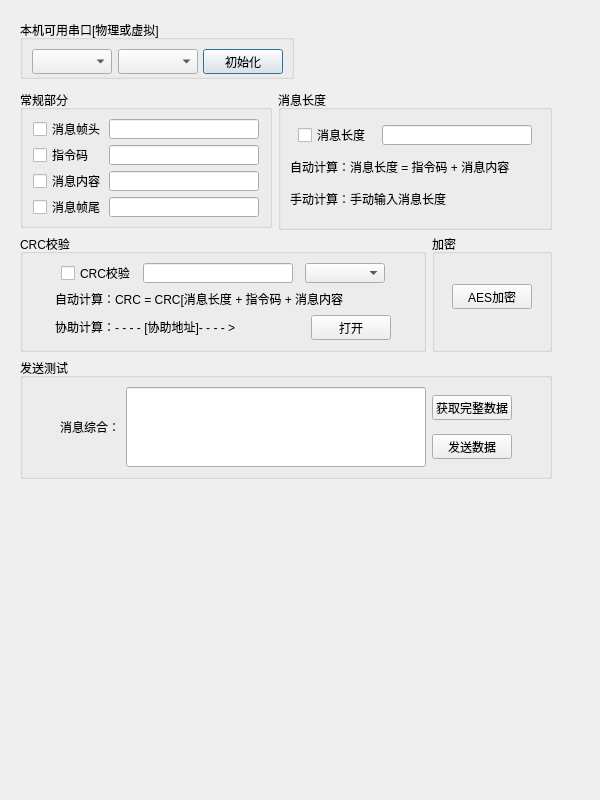
<?xml version="1.0" encoding="UTF-8"?>
<ui version="4.0">
 <class>SerialPortDlg</class>
 <widget class="QDialog" name="SerialPortDlg">
  <property name="geometry">
   <rect>
    <x>0</x>
    <y>0</y>
    <width>600</width>
    <height>800</height>
   </rect>
  </property>
  <property name="minimumSize">
   <size>
    <width>600</width>
    <height>800</height>
   </size>
  </property>
  <property name="maximumSize">
   <size>
    <width>600</width>
    <height>800</height>
   </size>
  </property>
  <property name="windowTitle">
   <string>Dialog</string>
  </property>
  <widget class="QGroupBox" name="groupBox">
   <property name="geometry">
    <rect>
     <x>20</x>
     <y>20</y>
     <width>274</width>
     <height>59</height>
    </rect>
   </property>
   <property name="title">
    <string>本机可用串口[物理或虚拟]</string>
   </property>
   <layout class="QGridLayout" name="gridLayout_2">
    <item row="0" column="0">
     <layout class="QGridLayout" name="gridLayout">
      <item row="0" column="0">
       <widget class="QComboBox" name="comboBox_1">
        <property name="minimumSize">
         <size>
          <width>80</width>
          <height>25</height>
         </size>
        </property>
        <property name="maximumSize">
         <size>
          <width>80</width>
          <height>25</height>
         </size>
        </property>
       </widget>
      </item>
      <item row="0" column="1">
       <widget class="QComboBox" name="comboBox_2">
        <property name="minimumSize">
         <size>
          <width>80</width>
          <height>25</height>
         </size>
        </property>
        <property name="maximumSize">
         <size>
          <width>80</width>
          <height>25</height>
         </size>
        </property>
       </widget>
      </item>
      <item row="0" column="2">
       <widget class="QPushButton" name="cominitButton">
        <property name="minimumSize">
         <size>
          <width>80</width>
          <height>25</height>
         </size>
        </property>
        <property name="maximumSize">
         <size>
          <width>80</width>
          <height>25</height>
         </size>
        </property>
        <property name="text">
         <string>初始化</string>
        </property>
       </widget>
      </item>
     </layout>
    </item>
   </layout>
  </widget>
  <widget class="QWidget" name="">
   <property name="geometry">
    <rect>
     <x>20</x>
     <y>90</y>
     <width>532</width>
     <height>389</height>
    </rect>
   </property>
   <layout class="QGridLayout" name="gridLayout_21">
    <item row="0" column="0">
     <layout class="QGridLayout" name="gridLayout_18">
      <item row="0" column="0">
       <layout class="QGridLayout" name="gridLayout_14">
        <item row="0" column="0">
         <widget class="QGroupBox" name="groupBox_3">
          <property name="title">
           <string>常规部分</string>
          </property>
          <layout class="QGridLayout" name="gridLayout_10">
           <item row="0" column="0">
            <layout class="QGridLayout" name="gridLayout_7">
             <item row="0" column="0">
              <layout class="QGridLayout" name="gridLayout_3">
               <item row="0" column="0">
                <widget class="QCheckBox" name="frame">
                 <property name="minimumSize">
                  <size>
                   <width>70</width>
                   <height>20</height>
                  </size>
                 </property>
                 <property name="maximumSize">
                  <size>
                   <width>70</width>
                   <height>20</height>
                  </size>
                 </property>
                 <property name="text">
                  <string>消息帧头</string>
                 </property>
                </widget>
               </item>
               <item row="0" column="1">
                <widget class="QLineEdit" name="frame_text">
                 <property name="minimumSize">
                  <size>
                   <width>150</width>
                   <height>20</height>
                  </size>
                 </property>
                 <property name="maximumSize">
                  <size>
                   <width>150</width>
                   <height>20</height>
                  </size>
                 </property>
                 <property name="font">
                  <font>
                   <family>微软雅黑</family>
                   <pointsize>10</pointsize>
                  </font>
                 </property>
                </widget>
               </item>
              </layout>
             </item>
             <item row="1" column="0">
              <layout class="QGridLayout" name="gridLayout_5">
               <item row="0" column="0">
                <widget class="QCheckBox" name="order">
                 <property name="minimumSize">
                  <size>
                   <width>70</width>
                   <height>20</height>
                  </size>
                 </property>
                 <property name="maximumSize">
                  <size>
                   <width>70</width>
                   <height>20</height>
                  </size>
                 </property>
                 <property name="text">
                  <string>指令码</string>
                 </property>
                </widget>
               </item>
               <item row="0" column="1">
                <widget class="QLineEdit" name="order_text">
                 <property name="minimumSize">
                  <size>
                   <width>150</width>
                   <height>20</height>
                  </size>
                 </property>
                 <property name="maximumSize">
                  <size>
                   <width>150</width>
                   <height>20</height>
                  </size>
                 </property>
                 <property name="font">
                  <font>
                   <family>微软雅黑</family>
                   <pointsize>10</pointsize>
                  </font>
                 </property>
                </widget>
               </item>
              </layout>
             </item>
             <item row="2" column="0">
              <layout class="QGridLayout" name="gridLayout_4">
               <item row="0" column="0">
                <widget class="QCheckBox" name="content">
                 <property name="minimumSize">
                  <size>
                   <width>70</width>
                   <height>20</height>
                  </size>
                 </property>
                 <property name="maximumSize">
                  <size>
                   <width>70</width>
                   <height>20</height>
                  </size>
                 </property>
                 <property name="text">
                  <string>消息内容</string>
                 </property>
                </widget>
               </item>
               <item row="0" column="1">
                <widget class="QLineEdit" name="content_text">
                 <property name="minimumSize">
                  <size>
                   <width>150</width>
                   <height>20</height>
                  </size>
                 </property>
                 <property name="maximumSize">
                  <size>
                   <width>150</width>
                   <height>20</height>
                  </size>
                 </property>
                 <property name="font">
                  <font>
                   <family>微软雅黑</family>
                   <pointsize>10</pointsize>
                  </font>
                 </property>
                </widget>
               </item>
              </layout>
             </item>
             <item row="3" column="0">
              <layout class="QGridLayout" name="gridLayout_11">
               <item row="0" column="0">
                <widget class="QCheckBox" name="end">
                 <property name="minimumSize">
                  <size>
                   <width>70</width>
                   <height>20</height>
                  </size>
                 </property>
                 <property name="maximumSize">
                  <size>
                   <width>70</width>
                   <height>20</height>
                  </size>
                 </property>
                 <property name="text">
                  <string>消息帧尾</string>
                 </property>
                </widget>
               </item>
               <item row="0" column="1">
                <widget class="QLineEdit" name="end_text">
                 <property name="minimumSize">
                  <size>
                   <width>150</width>
                   <height>20</height>
                  </size>
                 </property>
                 <property name="maximumSize">
                  <size>
                   <width>150</width>
                   <height>20</height>
                  </size>
                 </property>
                 <property name="font">
                  <font>
                   <family>微软雅黑</family>
                   <pointsize>10</pointsize>
                  </font>
                 </property>
                </widget>
               </item>
              </layout>
             </item>
            </layout>
           </item>
          </layout>
         </widget>
        </item>
        <item row="0" column="1">
         <widget class="QGroupBox" name="groupBox_4">
          <property name="minimumSize">
           <size>
            <width>0</width>
            <height>140</height>
           </size>
          </property>
          <property name="title">
           <string>消息长度</string>
          </property>
          <layout class="QGridLayout" name="gridLayout_13">
           <item row="0" column="0">
            <layout class="QGridLayout" name="gridLayout_6">
             <item row="0" column="0">
              <widget class="QCheckBox" name="cmdLengh">
               <property name="minimumSize">
                <size>
                 <width>70</width>
                 <height>20</height>
                </size>
               </property>
               <property name="maximumSize">
                <size>
                 <width>70</width>
                 <height>20</height>
                </size>
               </property>
               <property name="text">
                <string>消息长度</string>
               </property>
              </widget>
             </item>
             <item row="0" column="1">
              <widget class="QLineEdit" name="cmdLengh_text">
               <property name="minimumSize">
                <size>
                 <width>150</width>
                 <height>20</height>
                </size>
               </property>
               <property name="maximumSize">
                <size>
                 <width>150</width>
                 <height>20</height>
                </size>
               </property>
               <property name="font">
                <font>
                 <family>微软雅黑</family>
                 <pointsize>10</pointsize>
                </font>
               </property>
              </widget>
             </item>
            </layout>
           </item>
           <item row="1" column="0">
            <widget class="QLabel" name="label">
             <property name="minimumSize">
              <size>
               <width>250</width>
               <height>20</height>
              </size>
             </property>
             <property name="maximumSize">
              <size>
               <width>250</width>
               <height>20</height>
              </size>
             </property>
             <property name="text">
              <string>自动计算：消息长度 = 指令码 + 消息内容</string>
             </property>
            </widget>
           </item>
           <item row="2" column="0">
            <widget class="QLabel" name="label_2">
             <property name="minimumSize">
              <size>
               <width>250</width>
               <height>20</height>
              </size>
             </property>
             <property name="maximumSize">
              <size>
               <width>250</width>
               <height>20</height>
              </size>
             </property>
             <property name="text">
              <string>手动计算：手动输入消息长度</string>
             </property>
            </widget>
           </item>
          </layout>
         </widget>
        </item>
       </layout>
      </item>
      <item row="1" column="0">
       <layout class="QGridLayout" name="gridLayout_17">
        <item row="0" column="0">
         <widget class="QGroupBox" name="groupBox_5">
          <property name="title">
           <string>CRC校验</string>
          </property>
          <layout class="QGridLayout" name="gridLayout_16">
           <item row="0" column="0">
            <layout class="QGridLayout" name="gridLayout_15">
             <item row="0" column="0">
              <layout class="QGridLayout" name="gridLayout_8">
               <item row="0" column="0">
                <widget class="QCheckBox" name="CRC">
                 <property name="minimumSize">
                  <size>
                   <width>70</width>
                   <height>20</height>
                  </size>
                 </property>
                 <property name="maximumSize">
                  <size>
                   <width>70</width>
                   <height>20</height>
                  </size>
                 </property>
                 <property name="text">
                  <string>CRC校验</string>
                 </property>
                </widget>
               </item>
               <item row="0" column="1">
                <widget class="QLineEdit" name="CRC_text">
                 <property name="minimumSize">
                  <size>
                   <width>150</width>
                   <height>20</height>
                  </size>
                 </property>
                 <property name="maximumSize">
                  <size>
                   <width>150</width>
                   <height>20</height>
                  </size>
                 </property>
                 <property name="font">
                  <font>
                   <family>微软雅黑</family>
                   <pointsize>10</pointsize>
                  </font>
                 </property>
                </widget>
               </item>
               <item row="0" column="2">
                <widget class="QComboBox" name="CRC_com">
                 <property name="minimumSize">
                  <size>
                   <width>80</width>
                   <height>20</height>
                  </size>
                 </property>
                 <property name="maximumSize">
                  <size>
                   <width>80</width>
                   <height>20</height>
                  </size>
                 </property>
                </widget>
               </item>
              </layout>
             </item>
             <item row="1" column="0">
              <widget class="QLabel" name="label_3">
               <property name="minimumSize">
                <size>
                 <width>300</width>
                 <height>20</height>
                </size>
               </property>
               <property name="maximumSize">
                <size>
                 <width>300</width>
                 <height>20</height>
                </size>
               </property>
               <property name="text">
                <string>自动计算：CRC = CRC[消息长度 + 指令码 + 消息内容</string>
               </property>
              </widget>
             </item>
             <item row="2" column="0">
              <layout class="QGridLayout" name="gridLayout_9">
               <item row="0" column="0">
                <widget class="QLabel" name="label_4">
                 <property name="minimumSize">
                  <size>
                   <width>250</width>
                   <height>20</height>
                  </size>
                 </property>
                 <property name="maximumSize">
                  <size>
                   <width>250</width>
                   <height>20</height>
                  </size>
                 </property>
                 <property name="text">
                  <string>协助计算：- - - - [协助地址]- - - - &gt;</string>
                 </property>
                </widget>
               </item>
               <item row="0" column="1">
                <widget class="QPushButton" name="cominitButton_2">
                 <property name="minimumSize">
                  <size>
                   <width>80</width>
                   <height>25</height>
                  </size>
                 </property>
                 <property name="maximumSize">
                  <size>
                   <width>80</width>
                   <height>25</height>
                  </size>
                 </property>
                 <property name="text">
                  <string>打开</string>
                 </property>
                </widget>
               </item>
              </layout>
             </item>
            </layout>
           </item>
          </layout>
         </widget>
        </item>
        <item row="0" column="1">
         <widget class="QGroupBox" name="groupBox_6">
          <property name="minimumSize">
           <size>
            <width>120</width>
            <height>0</height>
           </size>
          </property>
          <property name="title">
           <string>加密</string>
          </property>
          <widget class="QPushButton" name="cominitButton_3">
           <property name="geometry">
            <rect>
             <x>20</x>
             <y>50</y>
             <width>80</width>
             <height>25</height>
            </rect>
           </property>
           <property name="minimumSize">
            <size>
             <width>80</width>
             <height>25</height>
            </size>
           </property>
           <property name="maximumSize">
            <size>
             <width>80</width>
             <height>25</height>
            </size>
           </property>
           <property name="text">
            <string>AES加密</string>
           </property>
          </widget>
         </widget>
        </item>
       </layout>
      </item>
     </layout>
    </item>
    <item row="1" column="0">
     <widget class="QGroupBox" name="groupBox_2">
      <property name="title">
       <string>发送测试</string>
      </property>
      <layout class="QGridLayout" name="gridLayout_20">
       <item row="0" column="0">
        <layout class="QGridLayout" name="gridLayout_19">
         <item row="0" column="0">
          <widget class="QLabel" name="label_5">
           <property name="minimumSize">
            <size>
             <width>60</width>
             <height>20</height>
            </size>
           </property>
           <property name="maximumSize">
            <size>
             <width>60</width>
             <height>20</height>
            </size>
           </property>
           <property name="text">
            <string>消息综合：</string>
           </property>
          </widget>
         </item>
         <item row="0" column="1">
          <widget class="QLineEdit" name="end_text_2">
           <property name="minimumSize">
            <size>
             <width>300</width>
             <height>80</height>
            </size>
           </property>
           <property name="maximumSize">
            <size>
             <width>150</width>
             <height>80</height>
            </size>
           </property>
           <property name="font">
            <font>
             <family>微软雅黑</family>
             <pointsize>10</pointsize>
            </font>
           </property>
          </widget>
         </item>
         <item row="0" column="2">
          <layout class="QGridLayout" name="gridLayout_12">
           <item row="0" column="0">
            <widget class="QPushButton" name="cominitButton_4">
             <property name="minimumSize">
              <size>
               <width>80</width>
               <height>25</height>
              </size>
             </property>
             <property name="maximumSize">
              <size>
               <width>80</width>
               <height>25</height>
              </size>
             </property>
             <property name="text">
              <string>获取完整数据</string>
             </property>
            </widget>
           </item>
           <item row="1" column="0">
            <widget class="QPushButton" name="cominitButton_5">
             <property name="minimumSize">
              <size>
               <width>80</width>
               <height>25</height>
              </size>
             </property>
             <property name="maximumSize">
              <size>
               <width>80</width>
               <height>25</height>
              </size>
             </property>
             <property name="text">
              <string>发送数据</string>
             </property>
            </widget>
           </item>
          </layout>
         </item>
        </layout>
       </item>
      </layout>
     </widget>
    </item>
   </layout>
  </widget>
 </widget>
 <resources/>
 <connections/>
</ui>
